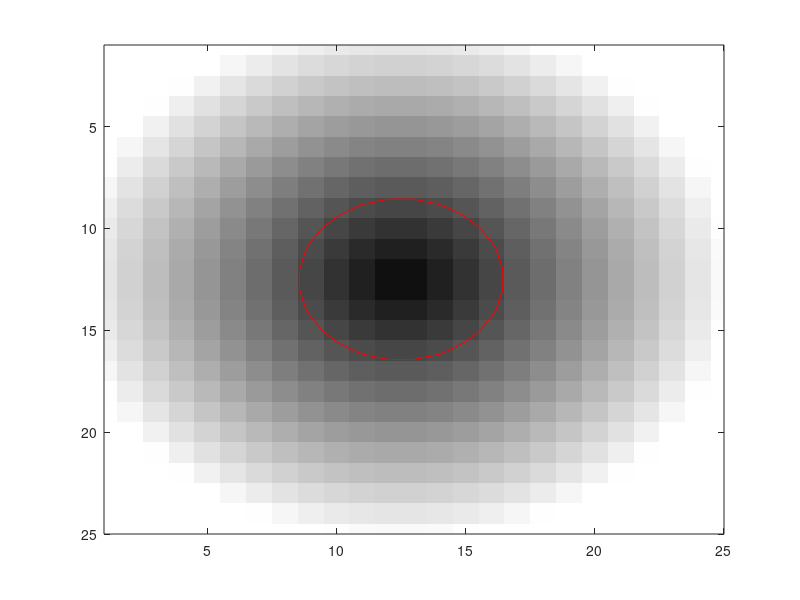

Recreate this plot in MATLAB. (Note: this script raises an error after producing the figure.)
clear all
close all
clc
global r c dmap heap Active Edges dmapi
r = 25;
c = 25;
d=1;
img=zeros(r,c,d);
rad = 4;
for i=1:r
    for j=1:c
        for k=1:d
            img(i,j,k) = sqrt((i-r/2)*(i-r/2) +(j-c/2)*(j-c/2) +(k-d/2)*(k-d/2))- rad;
        end
    end
end

figure(1);clf; colormap(gray(256));
image(20*(img(:,:,ceil(d/2))+rad));
hold on;
contour(img(:,:,ceil(d/2)),[0,0],'r');
heap = HeapInit(10000);
[Y,X]  = meshgrid(1:c,1:r);
Y = Y(:);
X = X(:);
Edges =[Y<c,Y>1,X<r,X>1].*(repmat([1:r*c]',[1,4]) +repmat([r,-r,1,-1],[r*c,1]));
% Edges =[X<r,X>1,Y<c,Y>1].*(repmat([1:r*c]',[1,4]) +repmat([1,-1,r,-r],[r*c,1]));
% Edge_Lens = sum(Edges'>0)';
% for i=1:r*c
%     Edges(i,1:Edge_Lens(i)) = Edges(i,Edges(i,1:4)>0);
% end

dmapi=img;
dmap = 3e8*ones(r,c,d);
dmap(dmapi(:)==0)=0;
Active = ones(r,c,d);
% InsertBorderVoxelsIntoHeap
InsertBorderVoxelsIntoHeap(dmapi,1)

figure(2); clf; colormap(gray(256));
image(dmap(:,:,ceil(d/2))*255)
hold on;
cntr = contour(dmapi(:,:,ceil(d/2)),[0,0],'r');

[node,dist]=HeapPop;
while ~isempty(node)
    figure(2);
    hold off
    image(dmap(:,:,ceil(d/2))*75)
    hold on;
    plot([cntr(1,2:end),cntr(1,2)],[cntr(2,2:end),cntr(2,2)],'r');
    drawnow;
    Active(node)=0;
    % ProcessNeighborsEikonel
    ProcessNeighborsEikonal(node,dmapi,1)
    [node,dist] = HeapPop();
    while (~isempty(node))&&Active(node)==0
        [node,dist] = HeapPop();
    end    
end

% That gives us our foreground distance map. Now we do it again for background.
dmapin = dmap;
dmap = 3e8*ones(r,c,d);
dmap(dmapi(:)==0)=0;
Active = ones(r,c,d);

% background
InsertBorderVoxelsIntoHeap(dmapi,-1);
figure(3); clf; colormap(gray(256));
image(dmap(:,:,ceil(d/2))*255)
hold on;
cntr = contour(dmapi(:,:,ceil(d/2)),[0,0],'r');
[node,dist] = HeapPop();
while ~isempty(node)
    figure(3);
    hold off
    image(dmap(:,:,ceil(d/2))*25)
    hold on;
    plot([cntr(1,2:end),cntr(1,2)],[cntr(2,2:end),cntr(2,2)],'r');
    drawnow;
    
    Active(node)=0;
    ProcessNeighborsEikonal(node,dmapi,-1);
    
    [node,dist] = HeapPop();
    while (~isempty(node))&&Active(node)==0
        [node,dist] = HeapPop();
    end
    
end
%Then we combine the two results into our output distance map:
dmapout = dmap;
dmapout(dmapi(:)<0) = -dmapin(dmapi(:)<0);

figure(4); clf;
colormap(gray(256));
image((dmapout(:,:,ceil(d/2))+rad)*20)
hold on;
contour(dmapout(:,:,ceil(d/2)),[0,0],'r');

figure(5); clf;
colormap(gray(256));
diff_abs=abs(dmapout(:,:,ceil(d/2))-img(:,:,ceil(d/2)));
image(abs(dmapout(:,:,ceil(d/2))-img(:,:,ceil(d/2)))*500)
hold on;
contour(dmapout(:,:,ceil(d/2)),[0,0],'r');

mean(abs(dmapout(:)-img(:)));
max(abs(dmapout(:)-img(:)));